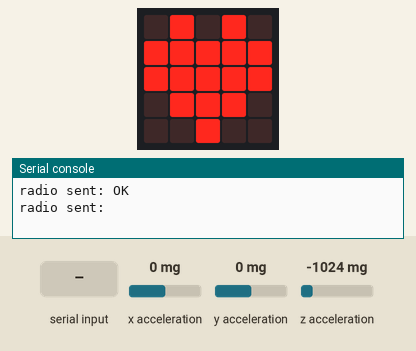
This program was run on a simulated BBC micro:bit (MakeCode). On the bench: the board's 5×5 LED display, the last lines printed to the serial console. The test bench sets the inputs (shaded band); at power-on: x acceleration 0 mg, y acceleration 0 mg, z acceleration -1024 mg. No radio messages arrive unless stated (any console line starting 'radio sent:' is added by the test bench); the modem accepts every AT command (registered, SIM ready, sends succeed) and sends nothing else; the modem answers ERROR to commands that open or use a data connection.

Above: at 0.2 s.
At 1.2 s:
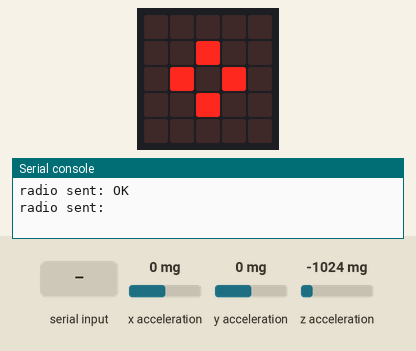
1.3 s: "timed out" received over the second serial link
2.9 s: "CLOSED" received over the second serial link
4.4 s: "SEND OK" received over the second serial link
At 32.0 s:
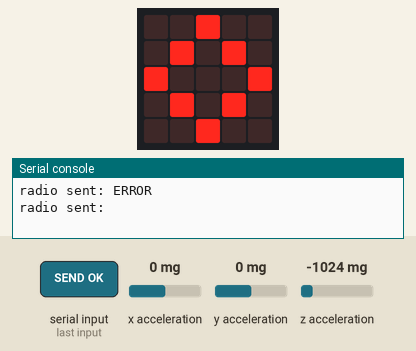
Timing chart, 0 to 32.9 s (numbered marks = the images above; inputs shaded):
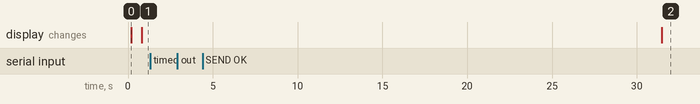

The program:

main.ts
```typescript
let item = ""
radio.setGroup(1)
Wifi.initWifi(SerialPin.P0, SerialPin.P1, WifiMode.client)
basic.showIcon(IconNames.Heart)
while (!(Wifi.connectWifi("your-wifi", "your-passwd"))) {
    basic.pause(1000)
}
while (true) {
    basic.showIcon(IconNames.SmallDiamond)
    item = Wifi.requestWaitfor(
    httpMethod.GET,
    "api.thingspeak.com/update?api_key=" + "not-my-key" + "&field1=" + input.acceleration(Dimension.X) + "&field2=" + input.acceleration(Dimension.Y) + "&field3=" + input.acceleration(Dimension.Z),
    ""
    )
    basic.showIcon(IconNames.Diamond)
    basic.pause(2000)
}
```

init_config.ts
```typescript
//config
let web_protocol = 'TCP'
let experimental_mode = true
let wifi_mode = WifiMode.client
let nresps = ['OK', 'no change', 'SEND OK', 'ERROR', 'SEND FAIL', 'link is builded'] //most common responses from ESP8266
let default_timeout = 5000
let default_http_timeout = 30000

/** @author John-Henry Lim (Interpause@Github) */
//% color=#0fbc11 icon="\uf1eb" weight=90
namespace Wifi {
    /**
     * Initializes the ESP8266 wifi module. Note: Baudrate is set to 9600.
     * @param wifiRX The RX pin.
     * @param wifiTX The TX pin.
     * @param mode The operation mode of the module. 'client' connects to wifi networks. 'hotspot' provides a wifi network. 'both' does both.
     */
    //% weight=100
    //% blockId="wifi_init" block="init wifi RX %wifiRX|TX %wifiTX|in mode %mode|"
    export function initWifi(wifiRX: SerialPin, wifiTX: SerialPin, mode: WifiMode = WifiMode.client): void {
        serial.redirect(wifiRX, wifiTX, BaudRate.BaudRate9600)
        //serial.redirectToUSB()
        wifi_mode = mode
        command(`AT+RST`, ['ready'], null, 120000)
        command(`ATE0`, nresps)
        command(`AT+CIPMUX=1`, nresps)
        waitfor(`AT+CWMODE=${wifi_mode}`, nresps, null)
    }

    /**
     * Connects to wifi. Returns true if connection is successful.
     * @param the network's SSID
     * @param the network's password
     */
    //% weight=99
    //% blockId="wifi_connect" block="connect wifi SSID %ssid|passwd %key"
    export function connectWifi(ssid: string, key: string): boolean {
        let result = waitfor(`AT+CWJAP="${ssid}","${key}"`, nresps)
        return result != "ERROR" && result != "timed out"
    }
}
```

command_queue.ts
```typescript
/**
 * Wrapper class for commands sent to ESP8266 wifi module.
 * Check out ESP8266's documentation here:
 * https://www.espressif.com/en/support/download/documents?keys=&field_type_tid%5B%5D=14
 * If experimental mode doesn't work, try flashing ESP8266 with newer firmware:
 * https://bbs.espressif.com/viewtopic.php?f=57&t=433
 * http://wiki.aprbrother.com/en/Firmware_For_ESP8266.html
 * @author John-Henry Lim (Interpause@Github)
 */
class Command {
    msg: string
    reply: string
    whitelist: string[]
    blacklist: string[]
    rejected: string
    seen: boolean
    timein: number
    timeout: number
    id: number
    /**
     * Wrapper for commands being sent to ESP8266 wifi module.
     * Helpful reference for commands: https://room-15.github.io/blog/2015/03/26/esp8266-at-command-reference/
     * @param msg Actual command being sent. Carriage return is unnecessary.
     * @param whitelist List of replies expected from module. Set as null to accept all replies.
     * @param blacklist List of replies from module that are ignored. Set as null to not ignore any.
     * @param timeout Time in milliseconds before queue stops waiting for reply. Set to -1 for no time out.
     * @param clear_immediately Whether the command should be not be cached for reading.
     */
    constructor(msg: string, whitelist: string[], blacklist: string[], timeout: number, clear_immediately: boolean) {
        this.msg = msg
        this.whitelist = (whitelist == null) ? [] : whitelist
        this.blacklist = (blacklist == null) ? [] : blacklist
        this.reply = null
        this.rejected = null
        this.seen = clear_immediately
        this.timein = -1
        this.timeout = timeout
        this.id = input.runningTime() //unique enough for most uses
    }
    /** Used by command queue to set replies to command. */
    setReply(reply: string): void {
        if (reply == this.msg) return
        if (this.whitelist != [] && this.whitelist.indexOf(reply) == -1) {
            this.rejected = reply
        } else if (this.blacklist != []) {
            if (this.blacklist.indexOf(reply) == -1) this.reply = reply
        } else this.reply = reply
        return
    }
    /** Returns latest accepted reply. */
    getReply(): string {
        if (this.reply != null) this.seen = true
        return this.reply
    }
    /** Returns latest rejected reply. */
    getRejected(): string {
        return this.rejected
    }
    /** Used by command queue to flag timed out commands. */
    update(): void {
        if (this.timein == -1) return
        if (this.timeout == -1) return
        if (input.runningTime() - this.timein < this.timeout) return
        this.reply = 'timed out'
        return
    }
    /** Sends the command to the ESP8266 wifi module. TODO: use uBit.serial instead. */
    send(): void {
        for (let i = 0; i < this.msg.length; i++) {
            serial.writeString(this.msg.charAt(i))
        }
        serial.writeString('\u000D' + '\u000A')
        this.timein = input.runningTime()
        return
    }
}

//variables
let cmd_queue: Command[] = [] //Queue for commands to be sent to ESP8266
let cmd_cache: Command[] = [] //Cache for commands that have been replied to

//Command Queue Functionality
basic.forever(function () {
    for (let i = 0; i < cmd_cache.length; i++) {
        if (cmd_cache[i].seen) {
            cmd_cache.splice(i, 1)
        }
    }
    if (cmd_queue.length != 0) {
        cmd_queue[0].update()
        if (cmd_queue[0].timein == -1) cmd_queue[0].send()
        if (cmd_queue[0].reply != null) cmd_cache.push(cmd_queue.shift())
    }
})

//Handler for serial input from ESP8266
function sendReply(msg: string) {
    if (msg.length == 8 && msg.substr(2, 6) == "CLOSED") Wifi.closed(parseInt(msg.charAt(0))) //ESP8266 announces when ports close
    else if (msg.length>4 && msg.substr(0,4)=="+IPD") request_queue[parseInt(msg.charAt(5))][0].setResponse(msg) //Handles http response
    else if (cmd_queue.length != 0) cmd_queue[0].setReply(msg) //Handles command feedback
    radio.sendString(msg)
    radio.sendString('\u000D' + '\u000A')
}

let whitespaces = ['\u0009', '\u000B', '\u0020', '\u200E', '\u200F', '\u2028', '\u2029']
let nextlines = ['\u000A', '\u000C', '\u000D', '\u0085']
let serial_input = ""
let raw_input = ""
let intermediate = ""
let past_start = false
let cur_char = ''
serial.onDataReceived('\u000D' + '\u000A', () => {
    //Below is simply to make sure serial inputs are received correctly.
    //Probs should remove once i verify serial is working properly/use uBit.serial
    raw_input = serial.readString()
    if (raw_input.length > 0) {
        for (let i = 0; i < raw_input.length; i++) {
            cur_char = raw_input.charAt(i)
            if (past_start) {
                if (nextlines.indexOf(cur_char) > -1) {
                    if (serial_input != "") sendReply(serial_input)
                    serial_input = ""
                    intermediate = ""
                    past_start = false
                } else if (whitespaces.indexOf(cur_char) > -1) {
                    intermediate = intermediate + cur_char
                } else {
                    serial_input = serial_input + intermediate + cur_char
                    intermediate = ""
                }
            } else {
                if (nextlines.indexOf(cur_char) == -1 && whitespaces.indexOf(cur_char) == -1) {
                    past_start = true
                    serial_input = serial_input + cur_char
                }
            }
        }
    }
    raw_input = ""
    cur_char = ''
})

//Command Queue control functions
namespace Wifi {
	/**
     * Queues ESP8266 command. Immediately returns id:number for reply retrieval via retrieve(id)
     * @param msg Actual command being sent. Carriage return is unnecessary.
     * @param whitelist List of replies expected from module. Optional.
     * @param blacklist List of replies from module ignored. Optional.
     * @param timeout Time in milliseconds before queue stops waiting for reply. Set to -1 for no time out. Default 5000ms.
     */
    //% weight=100
    //% advanced=true
    //% blockId="wifi_esp8266_request" block="send request command %msg"
    export function request(msg: string, whitelist: string[] = null, blacklist: string[] = null, timeout: number = null): number {
        if (timeout == null) timeout = default_timeout
        let cmd = new Command(msg, whitelist, blacklist, timeout, false)
        cmd_queue.push(cmd)
        return cmd.id
    }

    /** Retrieves reply from ESP8266 command by ID given from request(msg). Returns null if ID doesn't exist and blocks until retrieval. */
    //% weight=99
    //% advanced=true
    //% blockId="wifi_esp8266_retrieve" block="retrieve reply by command id %id"
    export function retrieve(id: number): string {
        let cmd: Command
        for (let entry of cmd_cache) {
            if (entry.id == id) cmd = entry
        }
        for (let entry of cmd_queue) {
            if (entry.id == id) cmd = entry
        }
        let reply:string = null
        while (reply == null) {
            reply = cmd.getReply()
            basic.pause(20)
        }
        return reply
    }

    /** Retrieves reply from ESP8266 command by ID given from request(msg). Returns null if ID doesn't exist or if command hasn't been replied to. */
    //% weight=99
    //% advanced=true
    //% blockId="wifi_esp8266_check_request" block="check reply by command id %id"
    export function check(id: number): string {
        for (let cmd of cmd_cache) {
            if (cmd.id == id) return cmd.getReply()
        }
        return null
    }

    /**
     * Queues ESP8266 command. Does not block nor return reply.
     * @param msg Actual command being sent. Carriage return is unnecessary.
     * @param whitelist List of replies expected from module. Optional.
     * @param blacklist List of replies from module ignored. Optional.
     * @param timeout Time in milliseconds before queue stops waiting for reply. Set to -1 for no time out. Default 5000ms.
     */
    //% weight=97
    //% advanced=true
    //% blockId="wifi_esp8266_command" block="send command %msg"
    export function command(msg: string, whitelist: string[] = null, blacklist: string[] = null, timeout: number = null): void {
        if (timeout == null) timeout = default_timeout
        cmd_queue.push(new Command(msg, whitelist, blacklist, timeout, true))
        return
    }

    /**
     * Queues ESP8266 command. Blocks until there is a reply to return.
     * @param msg Actual command being sent. Carriage return is unnecessary.
     * @param whitelist List of replies expected from module. Optional.
     * @param blacklist List of replies from module ignored. Optional.
     * @param timeout Time in milliseconds before queue stops waiting for reply. Set to -1 for no time out. Default 5000ms.
     */
    //% weight=96
    //% advanced=true
    //% blockId="wifi_esp8266_waitfor" block="wait for reply command %msg"
    export function waitfor(msg: string, whitelist: string[] = null, blacklist: string[] = null, timeout: number = null): string {
        if (timeout == null) timeout = default_timeout
        let cmd = new Command(msg, whitelist, blacklist, timeout, false)
        cmd_queue.push(cmd)
        let reply: string = null
        while (reply == null) {
            reply = cmd.getReply()
            basic.pause(20)
        }
        return reply
    }
}
```

enums.ts
```typescript
/** Human-readable representation of numbers for different ESP8266 wifi modes. */
enum WifiMode {
    client = 1,
    hotspot = 2,
    both = 3
}
/** Forces user to acknowledge there are only 4 connections max. */
enum connectionSlot {
    alpha = 0,
    beta = 1,
    charlie = 2,
    delta = 3
}
/** The four common http methods. */
enum httpMethod {
    GET = 0,
    POST = 1,
    PUT = 2,
    DELETE = 3

}
/** Component function for enum httpMethod */
function getHttpMethodFromEnum(method:httpMethod):string{
    switch(method){
        case 0: return 'GET'
        case 1: return 'POST'
        case 2: return 'PUT'
        case 3: return 'DELETE'
        default: return 'GET'
    }
}
```

Source omitted: request_queue.ts (10982 bytes)

Measured:
- what the display in image 0 shows lasts 0.6 s, from 0.2 s to 0.8 s
